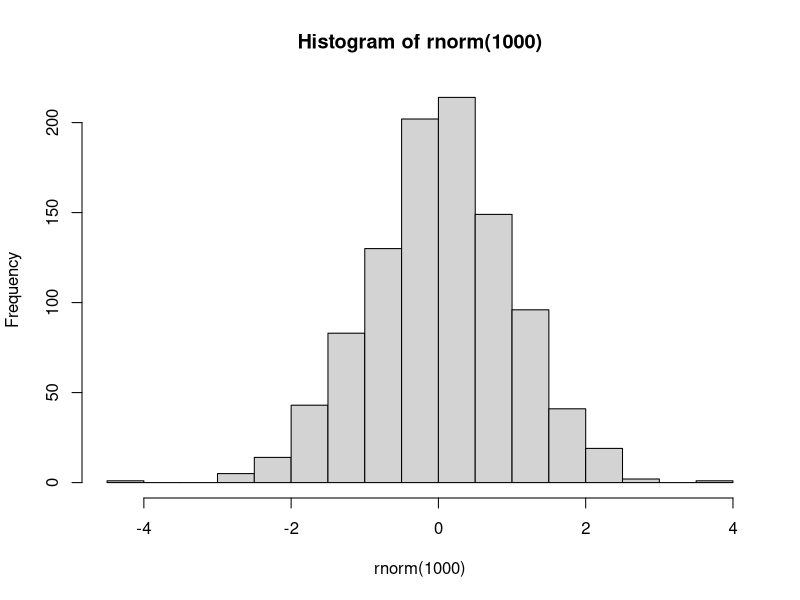

Here is the R script that generated this plot: (Note: this script raises an error after producing the figure.)
## ---- chunk 1
knitr::opts_chunk$set(echo = TRUE)
## ---- chunk 2
hist(rnorm(1000))

## ---- chunk 3
library(here)
library(knitr)
include_graphics(here::here("Shiny_Art_image1.png"))
